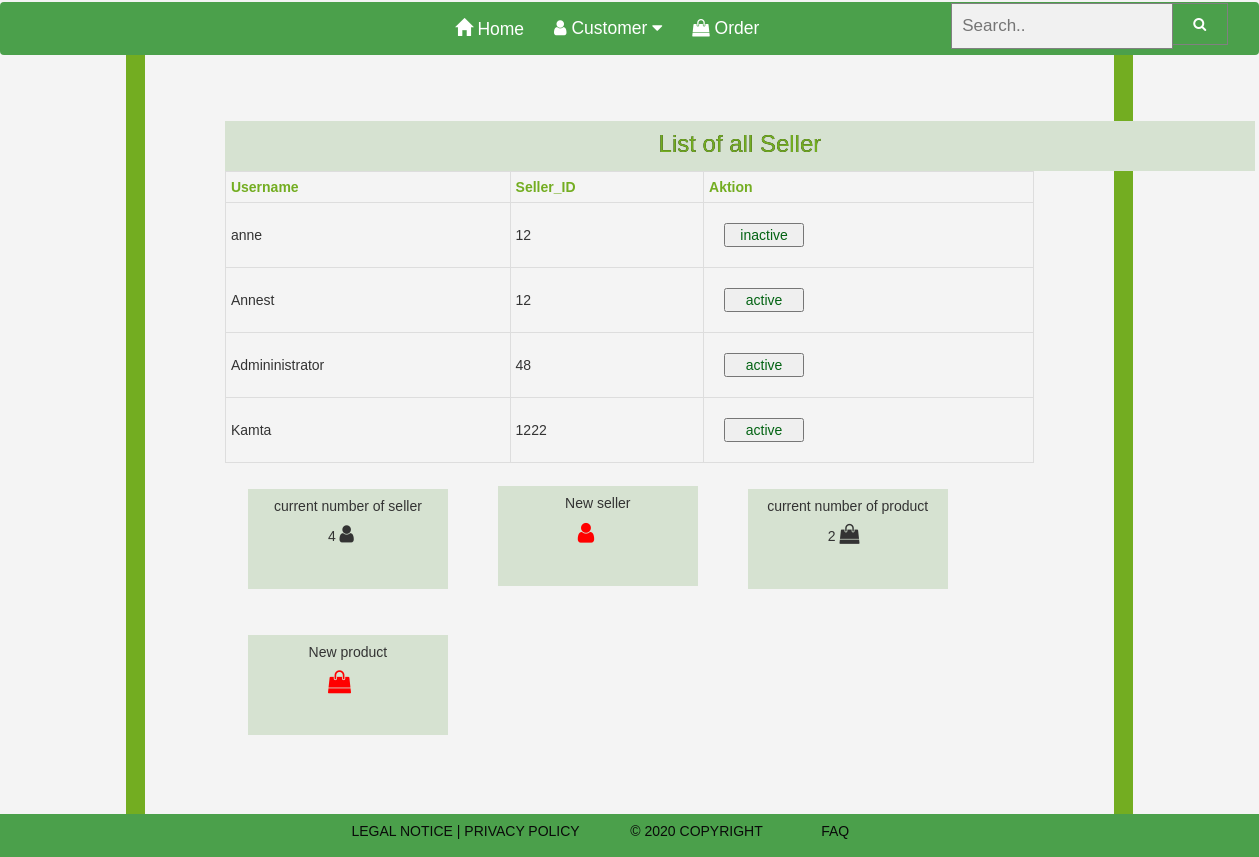
/dashbordAdmin.php, run on an earlier commit of the app's database.
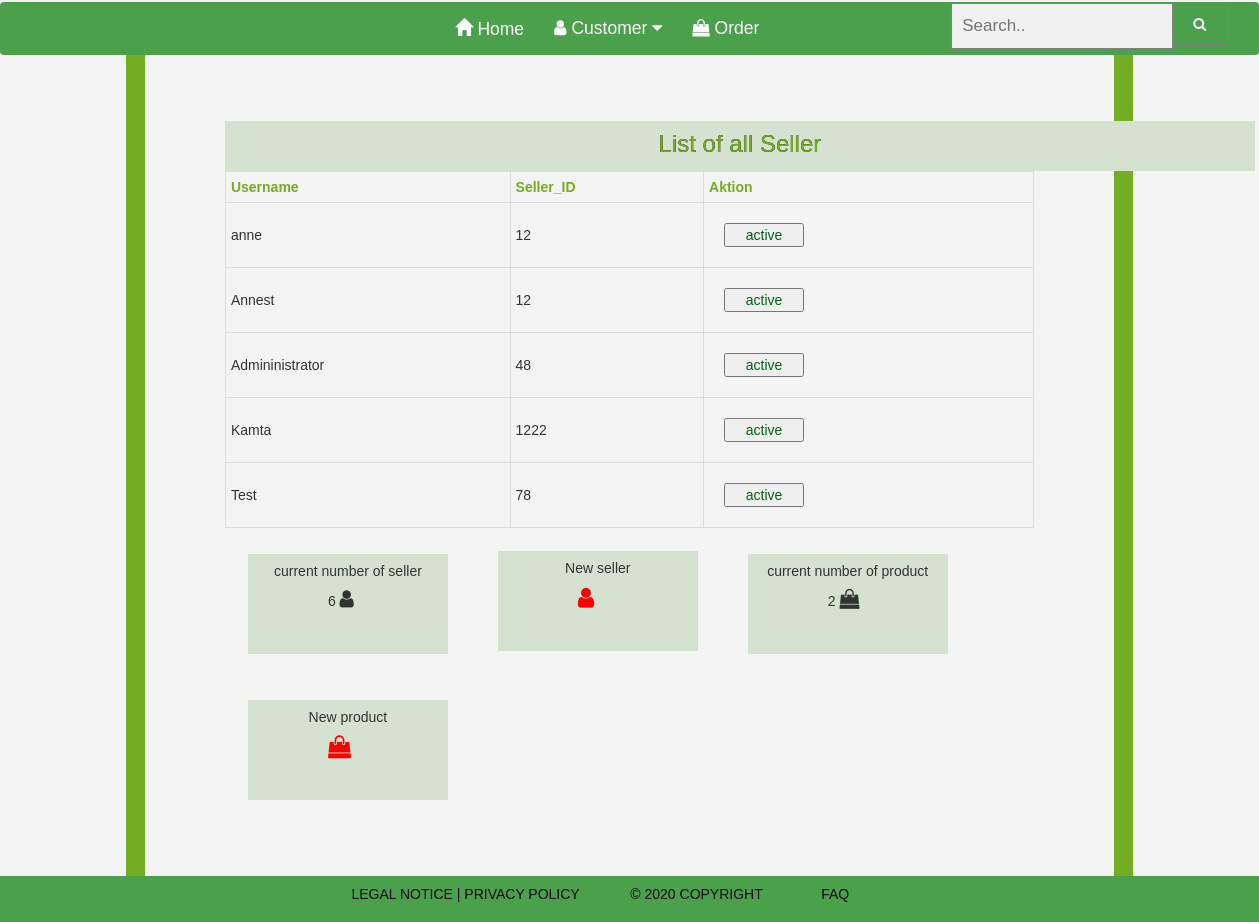
And on a later commit of the database.
### tables this page shows
CREATE TABLE account  (
   id INT  AUTO_INCREMENT,
   username VARCHAR(20),
   email VARCHAR(70),
   street VARCHAR(50),
   postcode INT,
   city VARCHAR(50),
   token VARCHAR(50),
   sellerID VARCHAR(50),
   pwd VARCHAR(50),
   CONSTRAINT id PRIMARY KEY (id)
   );

### Modell/DAOuser.php (called while the page is built, shortened)
<?php
 class DAOuser implements IDAOuser {
    private function getPDO(){
            $stmt = new PDO('sqlite:bd_shops.sqlite3');
            $stmt->setAttribute(
                PDO::ATTR_ERRMODE,
                PDO::ERRMODE_EXCEPTION
            );
        return    $stmt;
  }
 public function getAllProduct($table) {
        $statement = "SELECT * FROM $table" ;
        $stmt = $this->getPDO()->query($statement);
        $datas = $stmt->fetchAll(PDO::FETCH_ASSOC);
        return   $datas;
    }
    function countRow($table, $field)
    {
        $db = $this->getPDO();
        $q = $db->prepare("SELECT count(*) FROM $table WHERE $field IS NOT NULl");
        $q->execute();
        $count = $q->fetch(PDO::FETCH_ASSOC);
        return $count ;
    }
}

### dashbordAdmin.php (the view, shortened to what this page needs)
<?php
require_once 'elements/header.php';
 require_once('Modell/DAOuser.php');
?>
<body>
<div class="rand">
    <div id ="div1">
          <h3> List of all Seller </h3>
    </div>
 <?php
$getUser = new DAOuser();
 $table = "account";
$result = $getUser -> getAllProduct($table);
 ?>
 <?php
     if(!empty($result)){ ?>
         <table id ="user">
           <thead>
            <tr>
              <th > Username </th>
              <th colspan="5"> Seller_ID </th>
              <th > Aktion </th>
            </tr>
            </thead>
            <tbody>
<?php
         foreach ($result as $account){
            $activeText = "";
          if($account['token']!= null){
             if($account['sellerID']=="active"){
                $activeText="active";
             }else{
                $activeText="inactive";
             }
             }else{
                $activeText=null;
             }
             if($activeText!=null) { ?>
             <tr>
               <td> <?= $account['username'] ?> </td>
               <td colspan="5"> <?= $account['token'] ?> </td>
                <td>
                 <button id = <?= $account['username'] ?> class="frei"><?=$activeText?></button>
                 </td>
<?php  } ?>
             </tr>
             <?php }   ?>
  <?php
         $table ="account";
         $table2="product";
         $field = 'token';
         $field2 = 'Myimage';
  $result1 = $getUser ->countRow($table, $field);
  $result2 = $getUser ->countRow($table2,$field2);
  } ?>
         </tbody>
         </table>
 <div id ="div">
         <h5> current number of seller </h5> <div id="number"><?= $result1['count(*)'] ?>&nbsp<i class="fa fa-user" id="test"> </i> </div> </div>
     <div id ="div">
        <h5> New seller </h5> <div id="number"> <i class="fa fa-user" id="test2"></i>
     </div>
     </div>
     <div id ="div">
        <h5> current number of product </h5> <div id="number"><?= $result2['count(*)'] ?>&nbsp<i class='fa fa-shopping-bag' id="test"></i>
    </div>
    </div>
     <div id ="div">
        <h5> New product</h5> <div id="number"><i class='fa fa-shopping-bag' id="test2"></i>
    </div>
    </div>
</div>
</body>
<?php   require('elements/footer.php')  ?>

What changed in the data, as far as the page shows it:
now on one of the page's lists (row edited): account: username "Test", token "78", sellerID "active"
changed account "anne": sellerID "inactive" → "active"
Also different on the page:
$result1['count(*)']: "4" → "6"
